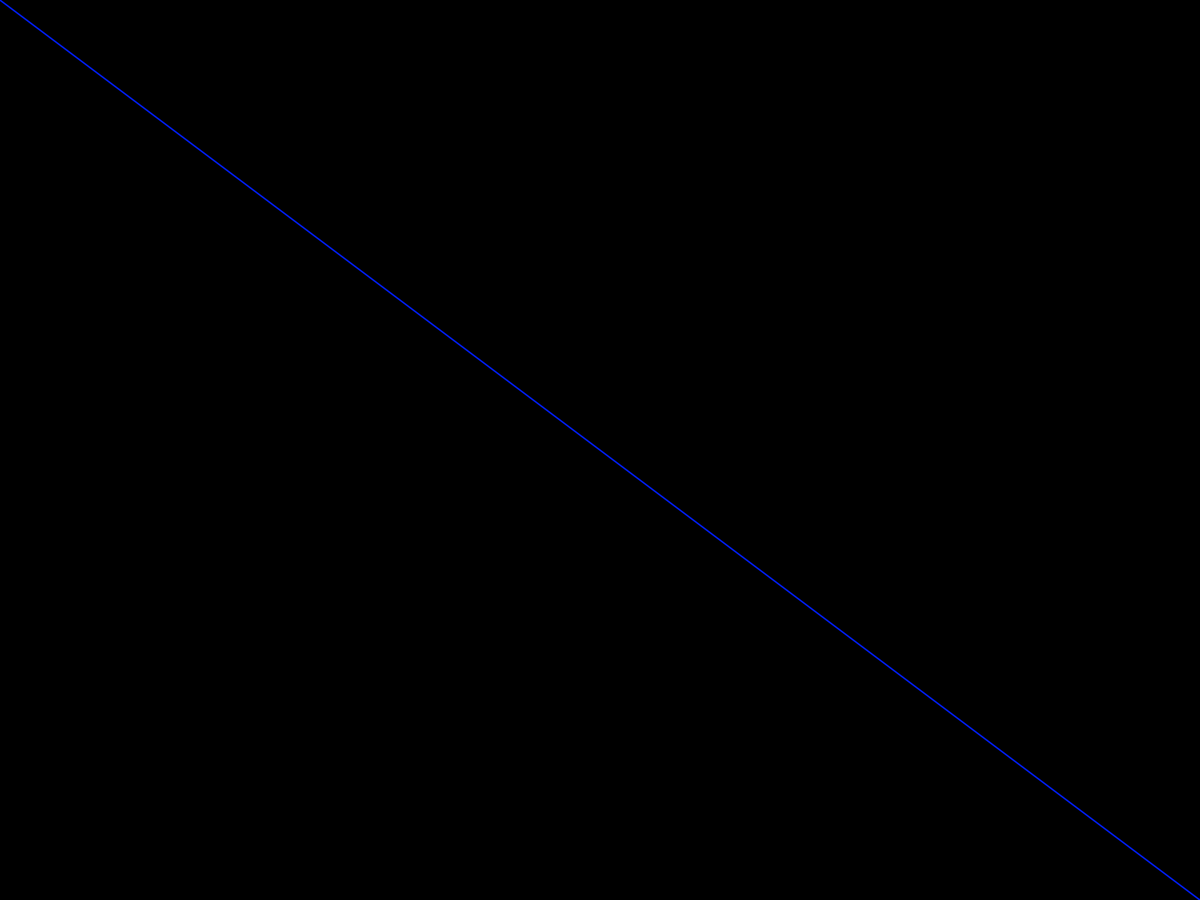
Frame 1 (no input)
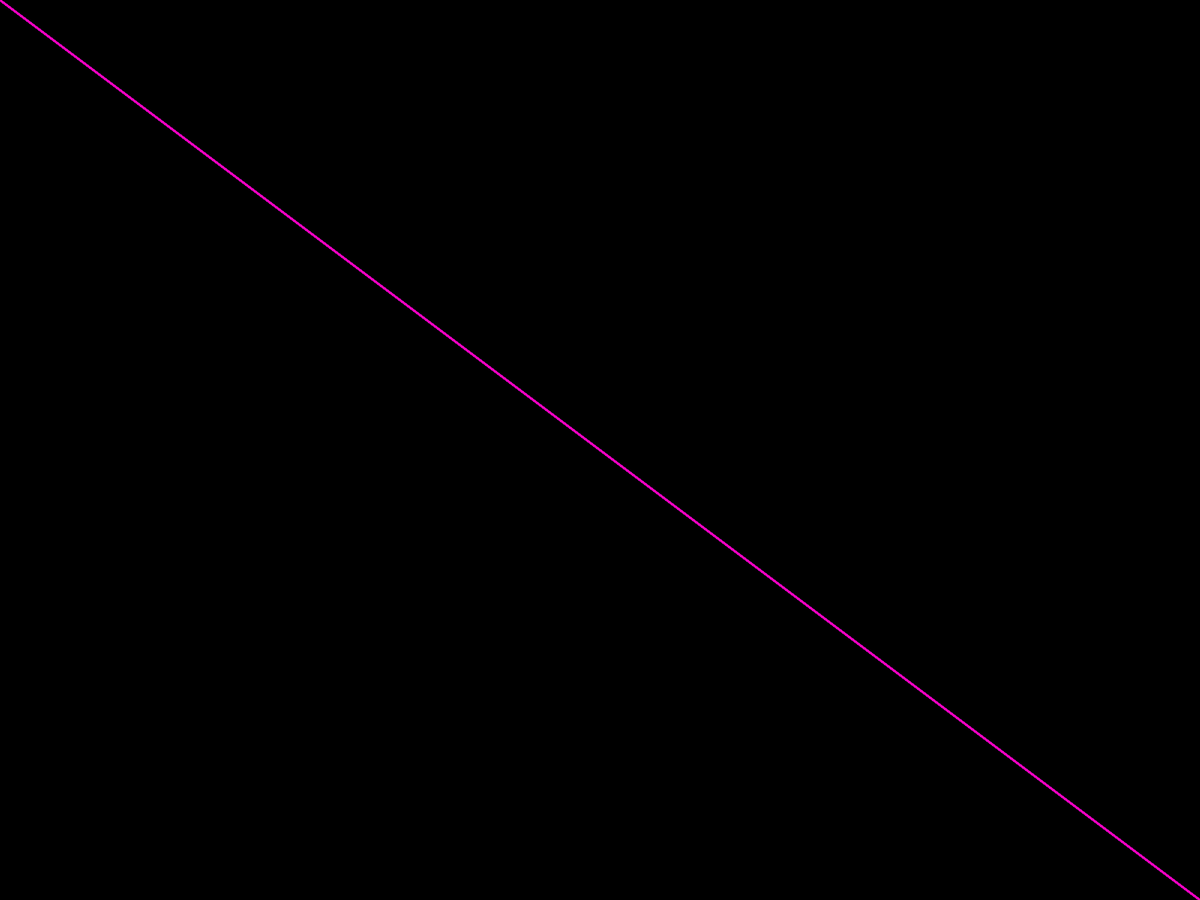
Frame 60 (the mouse pressed at the canvas centre just before this capture)
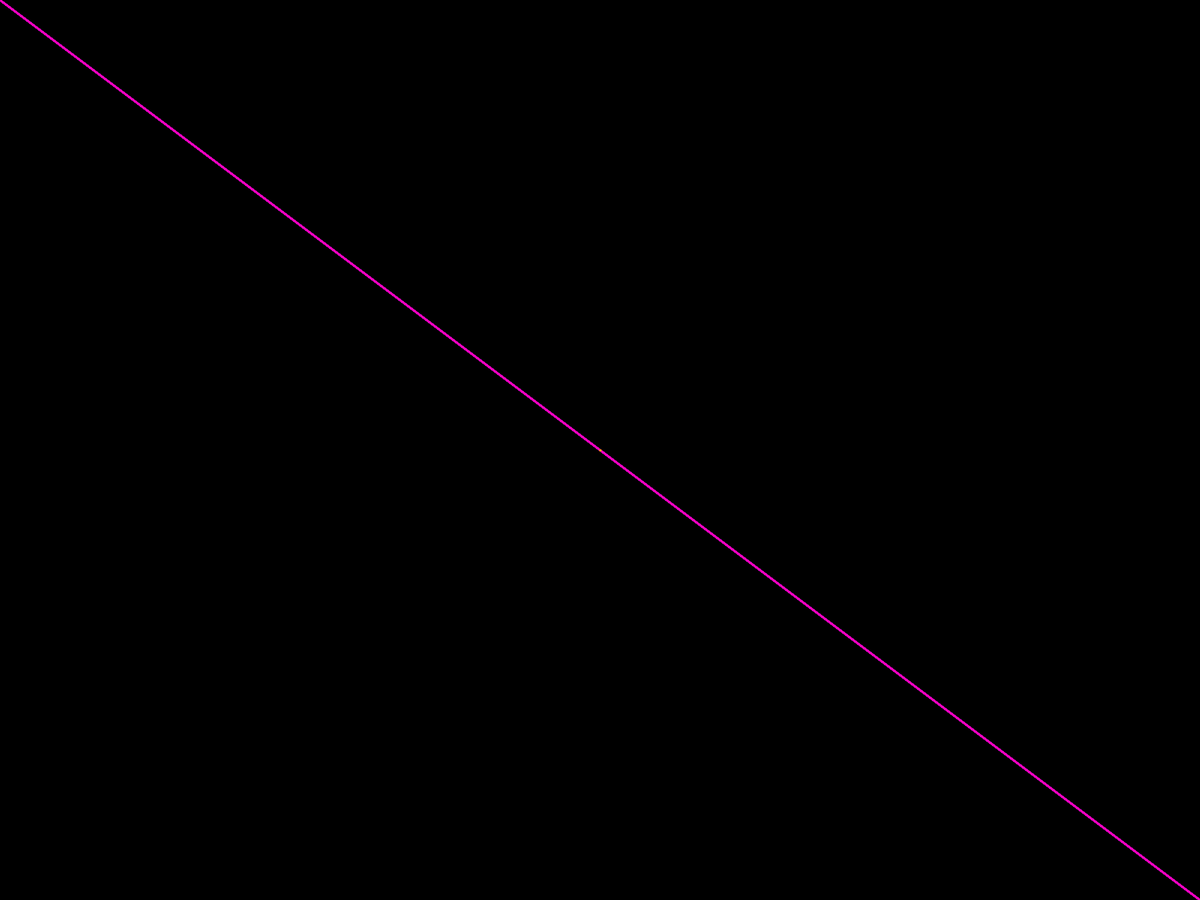
Frame 120 (the mouse held since frame 60 and released just before this capture)

The Processing sketch that drew these frames (run headless with seeded random() and noise(); from frame 60 on, the mouse is pressed at the canvas centre):

// Processing sketch: AxisLine
// ── AxisLine.pde
float hu;

void setup()
{
  fullScreen();
  colorMode(HSB);
  strokeWeight(2);
  hu = random(255);
  
  background(0);
}

void draw()
{
  
  stroke(hu, 255, 255); 
  line(mouseX, mouseY, width - mouseX, height - mouseY);
  hu = (hu + 1) % 255;
}
